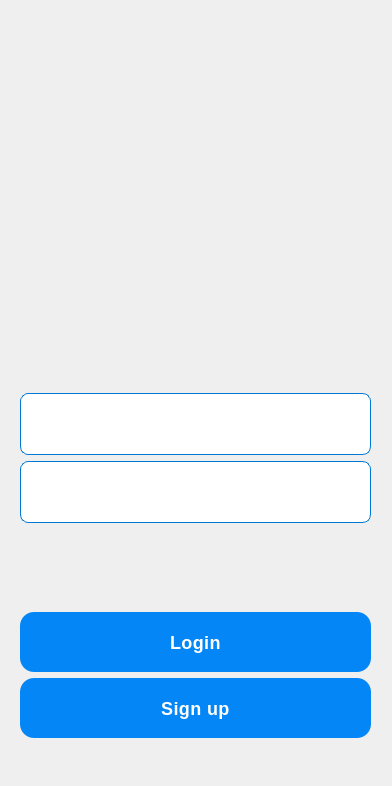
<?xml version="1.0" encoding="UTF-8"?>
<ui version="4.0">
 <class>MainWindow</class>
 <widget class="QMainWindow" name="MainWindow">
  <property name="windowModality">
   <enum>Qt::WindowModality::NonModal</enum>
  </property>
  <property name="enabled">
   <bool>true</bool>
  </property>
  <property name="geometry">
   <rect>
    <x>0</x>
    <y>0</y>
    <width>392</width>
    <height>786</height>
   </rect>
  </property>
  <property name="focusPolicy">
   <enum>Qt::FocusPolicy::NoFocus</enum>
  </property>
  <property name="windowTitle">
   <string>MainWindow</string>
  </property>
  <property name="styleSheet">
   <string notr="true">QLabel {
    background: qlineargradient(
                spread:pad, x1:0, y1:0, x2:1, y2:1,
                stop:0 #ffffff,   /* White (top-left) */
                stop:0.5 #f0f0f0, /* Light Gray (center) */
                stop:1 #e0e0e0);  /* Slightly Darker Gray (bottom-right) */
    color: #1c1c1e;
    font-family: &quot;San Francisco&quot;, &quot;Helvetica Neue&quot;, &quot;Segoe UI&quot;, &quot;Arial&quot;, sans-serif;
    font-size: 24px;
    font-weight: 500;
    letter-spacing: 0.5px;
    padding: 10px; /* Optional: Adds spacing inside the QLabel */
    border-radius: 8px; /* Optional: Rounded corners for a softer look */
}</string>
  </property>
  <property name="documentMode">
   <bool>false</bool>
  </property>
  <widget class="QWidget" name="centralwidget">
   <widget class="QWidget" name="gridLayoutWidget_3">
    <property name="geometry">
     <rect>
      <x>20</x>
      <y>310</y>
      <width>351</width>
      <height>511</height>
     </rect>
    </property>
    <layout class="QGridLayout" name="gridLayout_3">
     <item row="0" column="0">
      <layout class="QGridLayout" name="gridLayout">
       <item row="0" column="1">
        <widget class="QLineEdit" name="usernameText">
         <property name="styleSheet">
          <string notr="true">QLineEdit {
    background: qlineargradient(
                spread:pad, x1:0, y1:0, x2:1, y2:1,
                stop:0 #eaf4ff,   /* Light blue (top-left) */
                stop:0.5 #d9ecff, /* Slightly darker blue (center) */
                stop:1 #c8e4ff);  /* Even darker blue (bottom-right) */
    color: #333;                                /* Dark text color */
    border: 1px solid #0078D4;                  /* Blue border */
    border-radius: 8px;                         /* Rounded corners for consistency */
    padding: 10px 20px;                         /* Inner padding for a comfortable size */
    font-family: &quot;Segoe UI&quot;, &quot;Helvetica Neue&quot;, &quot;Arial&quot;, sans-serif;
    font-size: 18px;                            /* Modern text size */
    min-height: 40px;                           /* Min height for consistency with buttons */
    box-shadow: 0px 2px 4px rgba(0, 120, 212, 0.2); /* Subtle shadow for depth */
    transition: border-color 0.3s ease, box-shadow 0.3s ease; /* Smooth transitions */
}

QLineEdit:focus {
    border: 1px solid #005A9E;                  /* Slightly darker blue on focus */
    background: qlineargradient(
                spread:pad, x1:0, y1:0, x2:1, y2:1,
                stop:0 #ffffff,   /* White (top-left) */
                stop:1 #e6f2ff);  /* Very light blue (bottom-right) */
    color: #1c1c1e;                             /* Darker text color */
    box-shadow: 0 0 6px rgba(0, 90, 158, 0.4);  /* Subtle blue glow around input */
}

QLineEdit::placeholder {
    color: #a6a6a6;                             /* Light gray placeholder text */
    font-style: italic;                         /* Italic placeholder */
}</string>
         </property>
        </widget>
       </item>
       <item row="1" column="1">
        <widget class="QLineEdit" name="passwordText">
         <property name="styleSheet">
          <string notr="true">QLineEdit {
    background: qlineargradient(
                spread:pad, x1:0, y1:0, x2:1, y2:1,
                stop:0 #eaf4ff,   /* Light blue (top-left) */
                stop:0.5 #d9ecff, /* Slightly darker blue (center) */
                stop:1 #c8e4ff);  /* Even darker blue (bottom-right) */
    color: #333;                                /* Dark text color */
    border: 1px solid #0078D4;                  /* Blue border */
    border-radius: 8px;                         /* Rounded corners for consistency */
    padding: 10px 20px;                         /* Inner padding for a comfortable size */
    font-family: &quot;Segoe UI&quot;, &quot;Helvetica Neue&quot;, &quot;Arial&quot;, sans-serif;
    font-size: 18px;                            /* Modern text size */
    min-height: 40px;                           /* Min height for consistency with buttons */
    box-shadow: 0px 2px 4px rgba(0, 120, 212, 0.2); /* Subtle shadow for depth */
    transition: border-color 0.3s ease, box-shadow 0.3s ease; /* Smooth transitions */
}

QLineEdit:focus {
    border: 1px solid #005A9E;                  /* Slightly darker blue on focus */
    background: qlineargradient(
                spread:pad, x1:0, y1:0, x2:1, y2:1,
                stop:0 #ffffff,   /* White (top-left) */
                stop:1 #e6f2ff);  /* Very light blue (bottom-right) */
    color: #1c1c1e;                             /* Darker text color */
    box-shadow: 0 0 6px rgba(0, 90, 158, 0.4);  /* Subtle blue glow around input */
}

QLineEdit::placeholder {
    color: #a6a6a6;                             /* Light gray placeholder text */
    font-style: italic;                         /* Italic placeholder */
}</string>
         </property>
        </widget>
       </item>
      </layout>
     </item>
     <item row="2" column="0">
      <layout class="QGridLayout" name="gridLayout_2">
       <item row="3" column="0">
        <widget class="QPushButton" name="RegisterButton">
         <property name="styleSheet">
          <string notr="true">QPushButton {
    background-color: #0586f7;  /* Royal blue with a hint of purple */
    color: white;
    font-family: &quot;San Francisco&quot;, &quot;Helvetica Neue&quot;, &quot;Segoe UI&quot;, &quot;Arial&quot;, sans-serif;
    font-size: 18px;
    font-weight: 600;
    padding: 10px 22px;
    border: none;
    border-radius: 14px;
    min-height: 40px;
    min-width: 120px;
    letter-spacing: 0.4px;
}

QPushButton:hover {
    background-color: #0267bf;  /* Slightly darker blue on hover */
    border: none;
}
QPushButton:pressed {
    background-color: #262f87;  /* Even deeper blue when pressed */
    border: none;
    padding-top: 11px;
    padding-bottom: 9px;
}

</string>
         </property>
         <property name="text">
          <string>Sign up</string>
         </property>
        </widget>
       </item>
       <item row="1" column="0">
        <widget class="QPushButton" name="LoginButton">
         <property name="styleSheet">
          <string notr="true">QPushButton {
    background-color: #0586f7;  /* Royal blue with a hint of purple */
    color: white;
    font-family: &quot;San Francisco&quot;, &quot;Helvetica Neue&quot;, &quot;Segoe UI&quot;, &quot;Arial&quot;, sans-serif;
    font-size: 18px;
    font-weight: 600;
    padding: 10px 22px;
    border: none;
    border-radius: 14px;
    min-height: 40px;
    min-width: 120px;
    letter-spacing: 0.4px;
}

QPushButton:hover {
    background-color: #0267bf;  /* Slightly darker blue on hover */
    border: none;
}
QPushButton:pressed {
    background-color: #262f87;  /* Even deeper blue when pressed */
    border: none;
    padding-top: 11px;
    padding-bottom: 9px;
}

</string>
         </property>
         <property name="text">
          <string>Login</string>
         </property>
        </widget>
       </item>
      </layout>
     </item>
    </layout>
   </widget>
   <widget class="QLabel" name="label">
    <property name="geometry">
     <rect>
      <x>0</x>
      <y>40</y>
      <width>391</width>
      <height>331</height>
     </rect>
    </property>
    <property name="styleSheet">
     <string notr="true">QLabel {
    background: transparent;
    color: #1c1c1e;
    font-family: &quot;San Francisco&quot;, &quot;Helvetica Neue&quot;, &quot;Segoe UI&quot;, &quot;Arial&quot;, sans-serif;
    font-size: 24px;
    font-weight: 500;
    letter-spacing: 0.5px;
}
</string>
    </property>
    <property name="text">
     <string/>
    </property>
    <property name="scaledContents">
     <bool>true</bool>
    </property>
    <property name="alignment">
     <set>Qt::AlignmentFlag::AlignCenter</set>
    </property>
   </widget>
  </widget>
 </widget>
 <tabstops>
  <tabstop>usernameText</tabstop>
  <tabstop>passwordText</tabstop>
  <tabstop>LoginButton</tabstop>
  <tabstop>RegisterButton</tabstop>
 </tabstops>
 <resources/>
 <connections/>
</ui>
